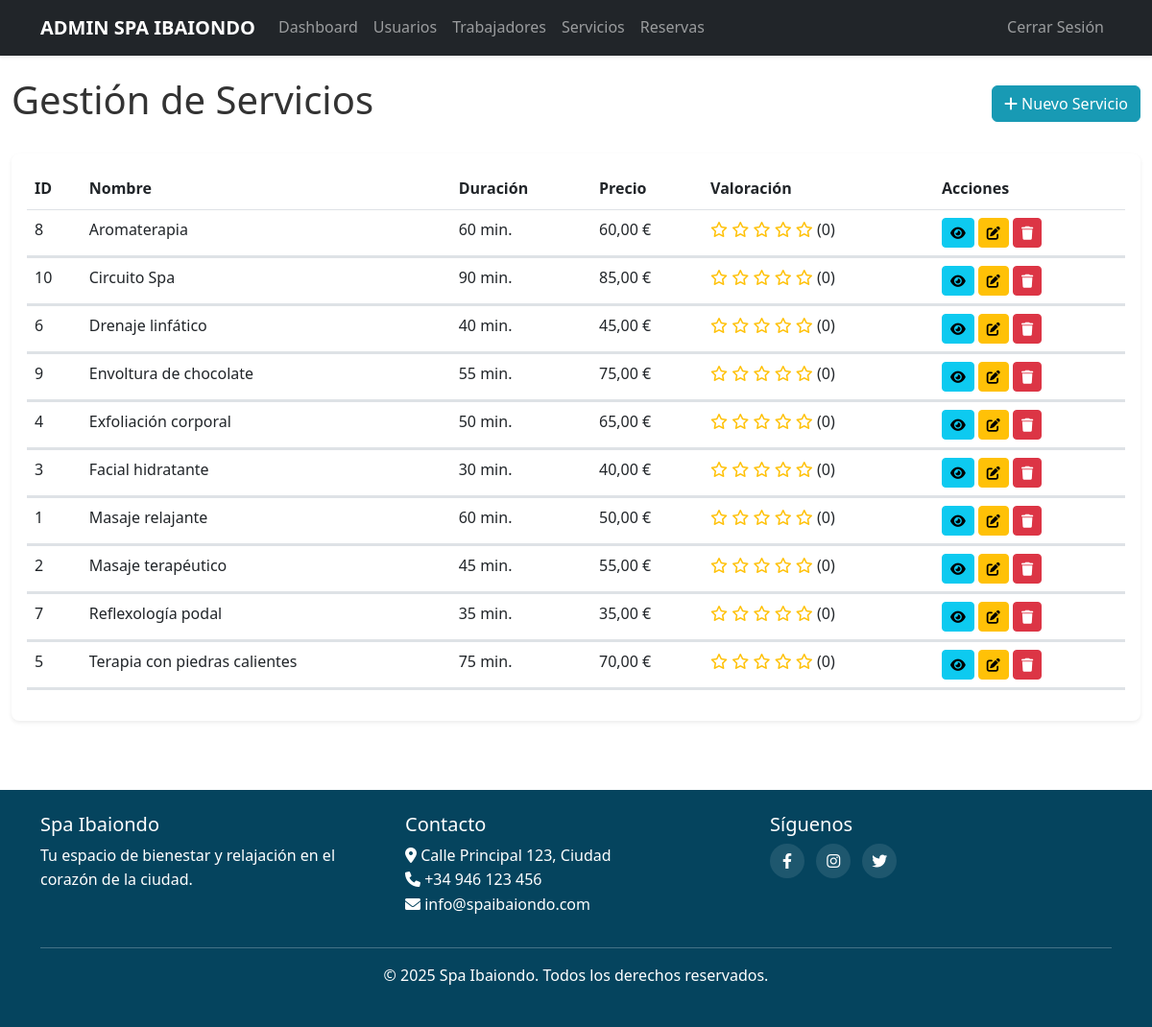
Page /public/index.php/admin/servicios (signed in) on the committed database.
### tables this page shows
CREATE TABLE servicios (
	id INT AUTO_INCREMENT PRIMARY KEY,
	nombre VARCHAR(100) NOT NULL,
	descripcion TEXT NOT NULL,
	duracion INT NOT NULL,
	precio DECIMAL(10,2) NOT NULL,
	imagen VARCHAR(255) NULL
);

### app/controllers/AdminController.php (called while the page is built, shortened)
<?php
class AdminController {
    private $servicioModel;
    private $valoracionModel;
    public function __construct() {
        require_once BASE_PATH . '/app/models/Servicio.php';
        require_once BASE_PATH . '/app/models/Valoracion.php';
        $this->servicioModel = new Servicio();
        $this->valoracionModel = new Valoracion();
    }
    public function listarServicios() {
        $servicios = $this->servicioModel->getAll();
        foreach ($servicios as $key => $servicio) {
            $puntuacion = $this->valoracionModel->getPuntuacionMedia($servicio['id']);
            $servicios[$key]['puntuacion_media'] = $puntuacion['media'] ? round($puntuacion['media'], 1) : 0;
            $servicios[$key]['total_valoraciones'] = $puntuacion['total'];
        }
        include BASE_PATH . '/app/views/admin/servicios.php';
        include BASE_PATH . '/app/views/layouts/admin.php';
    }
}

### public/index.php (called while the page is built, shortened)
<?php
require_once BASE_PATH . '/config/database.php';
require_once BASE_PATH . '/core/Router.php';
require_once BASE_PATH . '/core/Helper.php';
$router = new Router();
$router->dispatch();

### config/database.php (called while the page is built)
<?php
class Database {
    private static $instance = null;
    private $conn;
    private $host = 'localhost';
    private $user = 'root';
    private $pass = '';
    private $name = 'spa';
    private function __construct() {
        try {
            $this->conn = new PDO(
                "mysql:host={$this->host};dbname={$this->name};charset=utf8mb4",
                $this->user,
                $this->pass,
                [PDO::ATTR_ERRMODE => PDO::ERRMODE_EXCEPTION]
            );
        } catch(PDOException $e) {
            die("Error de conexión: " . $e->getMessage());
        }
    }
    public static function getInstance() {
        if (self::$instance == null) {
            self::$instance = new Database();
        }
        return self::$instance;
    }
    public function getConnection() {
        return $this->conn;
    }
}

### app/models/Servicio.php (called while the page is built, shortened)
<?php
class Servicio {
    private $db;
    public function __construct() {
        $this->db = Database::getInstance()->getConnection();
    }
    public function getAll() {
        $stmt = $this->db->query("SELECT * FROM servicios ORDER BY nombre");
        return $stmt->fetchAll(PDO::FETCH_ASSOC);
    }
}

### app/models/Valoracion.php (called while the page is built, shortened)
<?php
class Valoracion {
    private $db;
    public function __construct() {
        $this->db = Database::getInstance()->getConnection();
    }
    public function getPuntuacionMedia($idServicio) {
        $stmt = $this->db->prepare("
            SELECT AVG(puntuacion) as media, COUNT(*) as total
            FROM valoraciones
            WHERE id_servicio = ? AND estado = 'aprobada'
        ");
        $stmt->execute([$idServicio]);
        return $stmt->fetch(PDO::FETCH_ASSOC);
    }
}

### core/Helper.php (called while the page is built, shortened)
<?php
class Helper {
    public static function url($path = '') {
        $base = APP_URL;
        if (strpos($base, 'index.php') === false) {
            $base .= '/index.php';
        }
        return $base . '/' . ltrim($path, '/');
    }
    public static function e($string) {
        return htmlspecialchars($string, ENT_QUOTES, 'UTF-8');
    }
    public static function formatPrice($price) {
        return number_format($price, 2, ',', '.') . ' €';
    }
}

### app/views/admin/servicios.php (the view, shortened to what this page needs)
<div class="container-fluid py-4">
    <div class="d-flex justify-content-between align-items-center mb-4">
        <h1>Gestión de Servicios</h1>
        <button type="button" class="btn btn-primary" data-bs-toggle="modal" data-bs-target="#nuevoServicioModal">
            <i class="fas fa-plus"></i> Nuevo Servicio
        </button>
    </div>
    <div class="card shadow-sm">
        <div class="card-body">
            <div class="table-responsive">
                <table class="table table-hover">
                    <thead>
                        <tr>
                            <th>ID</th>
                            <th>Nombre</th>
                            <th>Duración</th>
                            <th>Precio</th>
                            <th>Valoración</th>
                            <th>Acciones</th>
                        </tr>
                    </thead>
                    <tbody>
                        <?php if (empty($servicios)): ?>
                            <tr>
                                <td colspan="6" class="text-center">No hay servicios registrados</td>
                            </tr>
                        <?php else: ?>
                            <?php foreach ($servicios as $servicio): ?>
                                <tr>
                                    <td><?= $servicio['id'] ?></td>
                                    <td><?= Helper::e($servicio['nombre']) ?></td>
                                    <td><?= $servicio['duracion'] ?> min.</td>
                                    <td><?= Helper::formatPrice($servicio['precio']) ?></td>
                                    <td>
                                        <?php for ($i = 1; $i <= 5; $i++): ?>
                                            <?php if ($i <= round($servicio['puntuacion_media'])): ?>
                                                <i class="fas fa-star text-warning"></i>
                                            <?php else: ?>
                                                <i class="far fa-star text-warning"></i>
                                            <?php endif; ?>
                                        <?php endfor; ?>
                                        (<?= $servicio['total_valoraciones'] ?>)
                                    </td>
                                    <td>
                                        <button type="button" class="btn btn-sm btn-info toggle-collapse"
                                                data-bs-toggle="collapse"
                                                data-bs-target="#verServicio<?= $servicio['id'] ?>"
                                                aria-expanded="false">
                                            <i class="fas fa-eye"></i>
                                        </button>
                                        <button type="button" class="btn btn-sm btn-warning toggle-collapse"
                                                data-bs-toggle="collapse"
                                                data-bs-target="#editarServicio<?= $servicio['id'] ?>"
                                                aria-expanded="false">
                                            <i class="fas fa-edit"></i>
                                        </button>
                                        <a href="<?= Helper::url('/admin/servicios/eliminar/' . $servicio['id']) ?>"
                                           class="btn btn-sm btn-danger"
                                           onclick="return confirm('¿Estás seguro de eliminar este servicio?')">
                                            <i class="fas fa-trash"></i>
                                        </a>
                                    </td>
                                </tr>
                                <tr class="collapse-row">
                                    <td colspan="6" class="p-0">
                                    </td>
                                </tr>
                                <tr class="collapse-row">
                                    <td colspan="6" class="p-0">
                                    </td>
                                </tr>
                            <?php endforeach; ?>
                        <?php endif; ?>
                    </tbody>
                </table>
            </div>
        </div>
    </div>
</div>

### core/Router.php (shortened to what this page needs)
<?php
class Router {
    private $routes = [];
    public function add($method, $path, $controller, $action) {
        $this->routes[] = [
            'method' => $method,
            'path' => $path,
            'controller' => $controller,
            'action' => $action
        ];
    }
    public function dispatch() {
        $uri = $_SERVER['REQUEST_URI'];
        $method = $_SERVER['REQUEST_METHOD'];
        $baseFolder = '/spa-ibaiondo/public';
        if (strpos($uri, $baseFolder) === 0) {
            $uri = substr($uri, strlen($baseFolder));
        }
        $uri = str_replace('/index.php', '', $uri);
        $uri = explode('?', $uri)[0];
        foreach ($this->routes as $route) {
            $pattern = $this->convertRouteToRegex($route['path']);
            if ($route['method'] === $method && preg_match($pattern, $uri, $matches)) {
                array_shift($matches);
                $action = $route['action'];
                $controllerInstance = new $controller();
                call_user_func_array([$controllerInstance, $action], $matches);
                return;
            }
        }
    }
    private function convertRouteToRegex($route) {
        $pattern = preg_replace('/\{([a-zA-Z0-9_]+)\}/', '([^/]+)', $route);
        return '#^' . $pattern . '$#';
    }
}

### public/assets/css/styles.css (style rules this page uses)
body { font-family: 'Segoe UI', Tahoma, Geneva, Verdana, sans-serif; color: #333; line-height: 1.6; padding-right: 0 !important; }
:root { --primary-color: #189AB4; --secondary-color: #6c757d; --accent-color: #e9ecef; --success-color: #28a745; --info-color: #17a2b8; --warning-color: #ffc107; --danger-color: #dc3545; }
.fixed-navbar-body { padding-top: 3.5rem !important; }
.btn-primary { background-color: var(--primary-color); border-color: var(--primary-color); }
.card { border: none; border-radius: 0.5rem; overflow: hidden; transition: transform 0.3s, box-shadow 0.3s; }
.collapse-row { background-color: #f8f9fa; }
html { overflow-y: scroll; }

### rows in the picture
servicios: id "8", nombre "Aromaterapia", duracion "60", precio "60,00 €", total_valoraciones "0"
servicios: id "10", nombre "Circuito Spa", duracion "90", precio "85,00 €", total_valoraciones "0"
servicios: id "6", nombre "Drenaje linfático", duracion "40", precio "45,00 €", total_valoraciones "0"
servicios: id "9", nombre "Envoltura de chocolate", duracion "55", precio "75,00 €", total_valoraciones "0"
servicios: id "4", nombre "Exfoliación corporal", duracion "50", precio "65,00 €", total_valoraciones "0"
servicios: id "3", nombre "Facial hidratante", duracion "30", precio "40,00 €", total_valoraciones "0"
servicios: id "1", nombre "Masaje relajante", duracion "60", precio "50,00 €", total_valoraciones "0"
servicios: id "2", nombre "Masaje terapéutico", duracion "45", precio "55,00 €", total_valoraciones "0"
servicios: id "7", nombre "Reflexología podal", duracion "35", precio "35,00 €", total_valoraciones "0"
servicios: id "5", nombre "Terapia con piedras calientes", duracion "75", precio "70,00 €", total_valoraciones "0"
